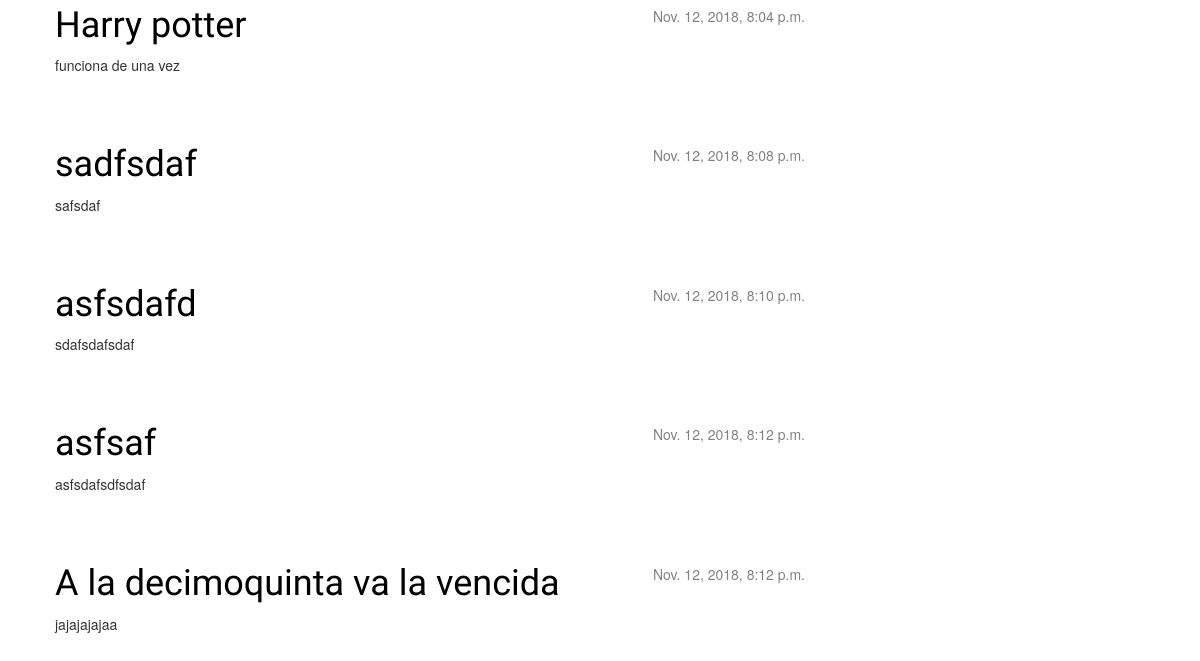
Before: / (lower part) with the older database file.
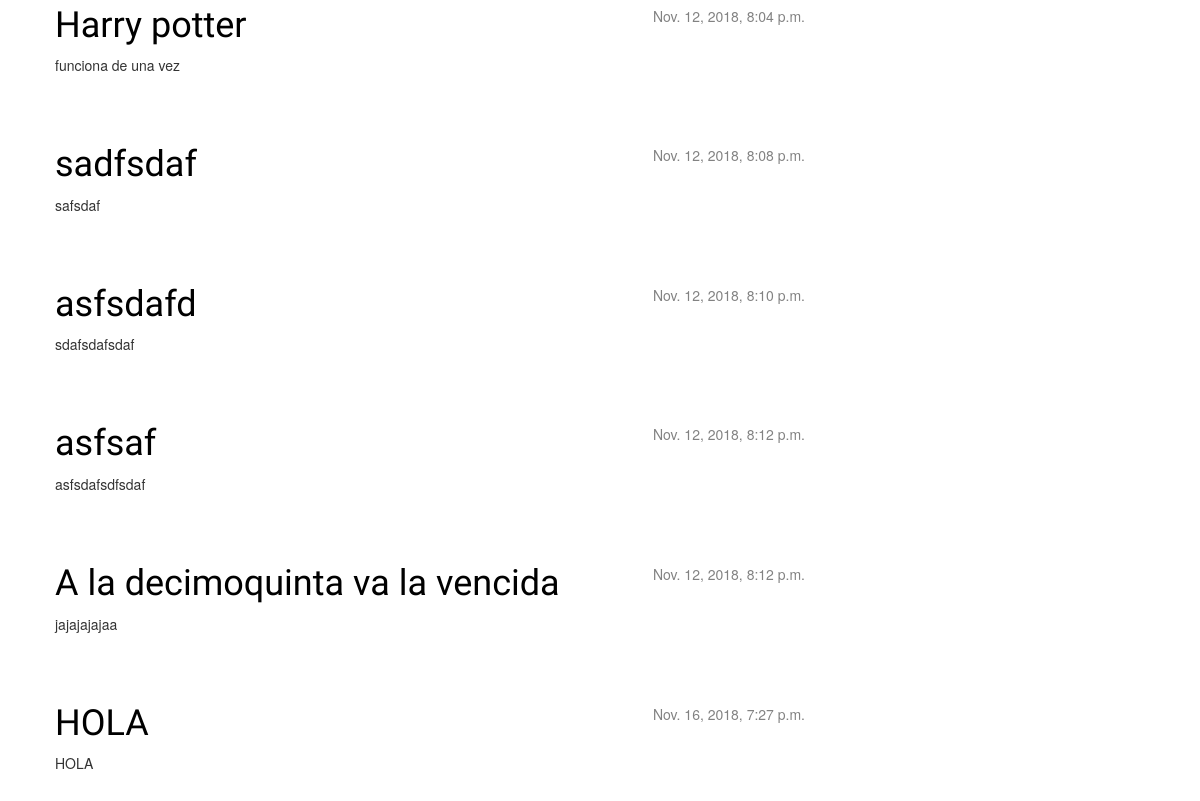
After: the same page with the newer database file.
### blog/models.py (models this page shows, shortened)
class Post(models.Model):
    autor = models.ForeignKey('auth.User', on_delete=models.CASCADE)
    titulo = models.CharField(max_length=200)
    texto = models.TextField()
    created_date = models.DateTimeField(
            default=timezone.now)
    published_date = models.DateTimeField(
            blank=True, null=True)

### blog/views.py (the view)
# urls.py: path('', views.post_list, name='post_list'),
def post_list(request):
    posts = Post.objects.filter(published_date__lte=timezone.now()).order_by('published_date')
    return render(request, 'blog/post_list.html', {'posts': posts})

### blog/templates/blog/post_list.html
{% extends 'blog/base.html' %}
{% block content %}
    {% for post in posts %}
        <div class="post">
            <div class="date">
                {{ post.published_date }}
            </div>
            <h1><a href="{% url 'post_detail' pk=post.pk %}">{{ post.titulo }}</a></h1>
            <p>{{ post.texto|linebreaksbr }}</p>
        </div>
    {% endfor %}
{% endblock %}

Changed rows visible on the page:
added Post: published_date "Nov. 16, 2018, 7:27 p.m.", titulo "HOLA", texto "HOLA"
